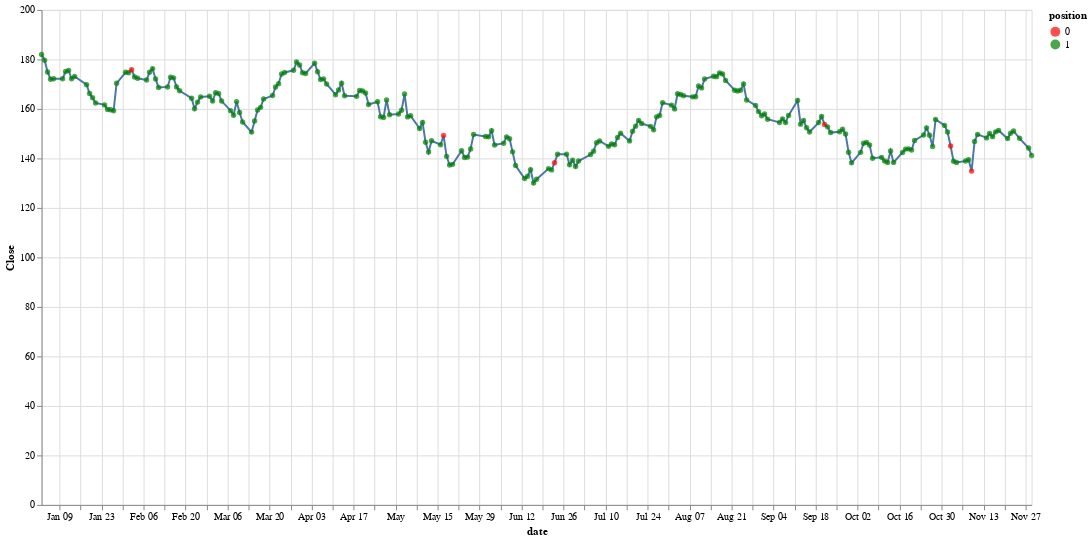

The notebook cell this image was saved under:
### Code cell
(alt.Chart(test_df).mark_line().encode(
    x=alt.X('date'),
    y='Close'
) + alt.Chart(test_df).mark_circle().encode(
    x = alt.X('date'),
    y = alt.Y('Close'),
    color = alt.Color('position:N', scale=alt.
                    Scale(domain = [0,1], range=['red', 'green']))
)).properties(
    width = 1000,
    height = 500
)

### Figure 1 — Vega-Lite specification as saved in the notebook (floating-point values rounded to 4 significant figures; data arrays with more than 128 entries replaced by an {"elided": "..."} marker saying what was removed)
{"config": {"view": {"continuousWidth": 400, "continuousHeight": 300}}, "layer": [{"mark": "line", "encoding": {"x": {"field": "date", "type": "temporal"}, "y": {"field": "Close", "type": "quantitative"}}}, {"mark": "circle", "encoding": {"color": {"field": "position", "scale": {"domain": [0, 1], "range": ["red", "green"]}, "type": "nominal"}, "x": {"field": "date", "type": "temporal"}, "y": {"field": "Close", "type": "quantitative"}}}], "data": {"name": "data-77ab5c7df7dd829bdf9ed709cffb7139"}, "height": 500, "width": 1000, "$schema": "https://vega.github.io/schema/vega-lite/v4.17.0.json", "datasets": {"data-77ab5c7df7dd829bdf9ed709cffb7139": {"elided": "229 records"}}}
